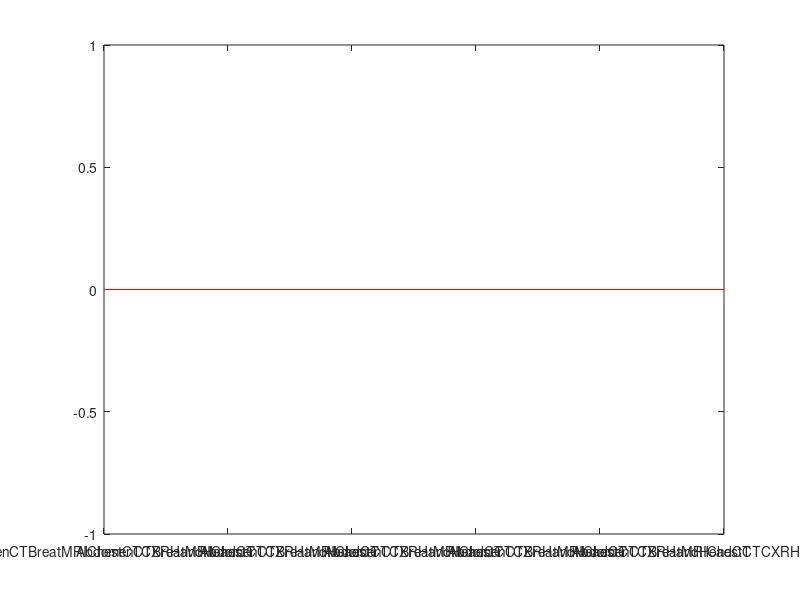
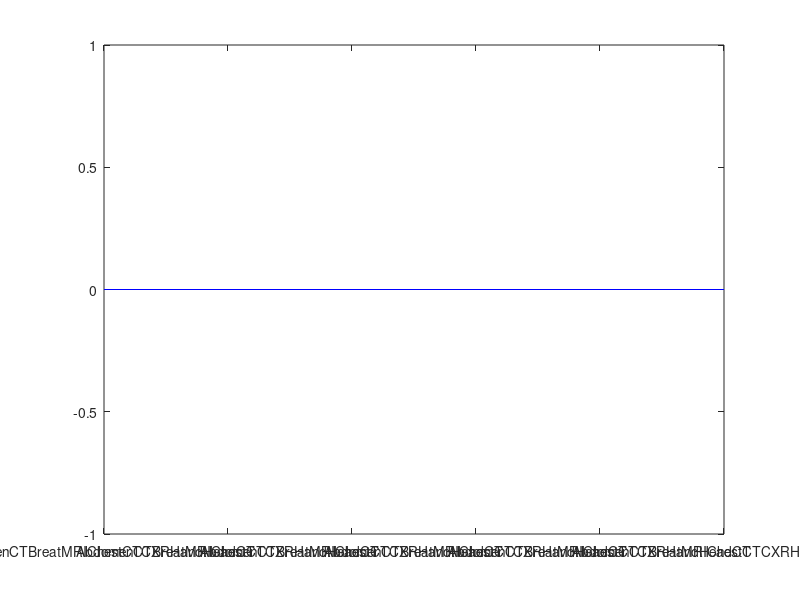

The MATLAB script that drew these images, in order:
%% Process results
results_folder = dir('results');

% N = 45;

% first load all results
N = length(results_folder)-2;
allRes = cell(N,2);

for i=3:N+2
    ind_res = load(['results', filesep, results_folder(i).name]);
    allRes{i-2,1} = ind_res.res;
    allRes{i-2,2} = results_folder(i).name;
end

%% Analysis per class

% res indexes per class
abdomen = [1:20, 121:140];
breast  = [21:40, 141:160];
chest   = [41:60, 161:180];
cxr     = [61:80, 181:200];
hand    = [81:100, 201:220];
head    = [101:120, 221:240];

classes = [abdomen; breast; chest; cxr; hand; head];
numClasses = 6;
classRes = zeros(numClasses,4);

% Process results per class
for c = 1:numClasses
    idxs = classes(c,:);
    Rob = 0; Unk = 0; Norob = 0; Avgtime = 0;
    for i=1:N
        [rob, unk, norob, time] = process_model_res(allRes{i,1}, idxs);
        Rob = Rob + rob; Unk = Unk + unk; 
        Norob = Norob + norob; Avgtime = Avgtime + time;
    end
    Avgtime = Avgtime/N;
    classRes(c,:) = [Rob, Unk, Norob, Avgtime];
end

%% Analysis per regularizer

regs = ["dropout", "jacobian", "l2"];
Nregs = length(regs);
regRes = zeros(Nregs,4); % dropout, jacobian, l2
idxs = 1:240; % all indexes for the rest of the results

for r = 1:Nregs
    Rob = 0; Unk = 0; Norob = 0; Avgtime = 0;
    count = 0;
    for i=1:N
        if contains(allRes{i,2}, regs(r))
            [rob, unk, norob, time] = process_model_res(allRes{i,1}, idxs);
            Rob = Rob + rob; Unk = Unk + unk; 
            Norob = Norob + norob; Avgtime = Avgtime + time;
            count = count + 1;
        end
    end
    Avgtime = Avgtime/count;
    regRes(r,:) = [Rob, Unk, Norob, Avgtime];
end

%% Analysis per initialization scheme

inits = ["glorot", "he", "narrow"]; 
Ninits = length(inits);
initRes = zeros(Ninits,4);
idxs = 1:240; % all indexes for the rest of the results

for r = 1:Ninits
    Rob = 0; Unk = 0; Norob = 0; Avgtime = 0;
    count = 0;
    for i=1:N
        if contains(allRes{i,2}, inits(r))
            [rob, unk, norob, time] = process_model_res(allRes{i,1}, idxs);
            Rob = Rob + rob; Unk = Unk + unk; 
            Norob = Norob + norob; Avgtime = Avgtime + time;
            count = count + 1;
        end
    end
    Avgtime = Avgtime/count;
    initRes(r,:) = [Rob, Unk, Norob, Avgtime];
end


%% Analysis per reg, per init (3 x 3)

% Order:
% dropout (glorot -> he -> narrow) -> jacobian (glorot -> he -> narrow) -> L2 (glorot -> he -> narrow)

regInitRes = zeros(Ninits*Nregs,4);
idxs = 1:240; % all indexes for the rest of the results

for i=1:N
    combo = ceil(i/5);
    [rob, unk, norob, time] = process_model_res(allRes{i,1}, idxs);
    regInitRes(combo,1) = regInitRes(combo,1) + rob; % robust
    regInitRes(combo,2) = regInitRes(combo,2) + unk; % unknown
    regInitRes(combo,3) = regInitRes(combo,3) + norob; % not robust
    regInitRes(combo,4) = regInitRes(combo,4) + time; % computation time
end
regInitRes(:,4) = regInitRes(:,4)/5; % 5 = number of models per combo


%% Analysis per reg per class

% Order:
% dropout (1,2,3,4,5,6) -> jacobian (1,2,3,4,5,6) -> L2 (1,2,3,4,5,6)

regClassRes = zeros(numClasses*Nregs,4);

% Process results per class
for c = 1:numClasses
    idxs = classes(c,:);
    for i=1:N
        [rob, unk, norob, time] = process_model_res(allRes{i,1}, idxs);
        if contains(allRes{i,2}, "dropout")
            regClassRes(c,1) = regClassRes(c,1) + rob;
            regClassRes(c,2) = regClassRes(c,2) + unk;
            regClassRes(c,3) = regClassRes(c,3) + norob;
            regClassRes(c,4) = regClassRes(c,4) + time;
        elseif contains(allRes{i,2}, "jacobian")
            regClassRes(c+6,1) = regClassRes(c+6,1) + rob;
            regClassRes(c+6,2) = regClassRes(c+6,2) + unk;
            regClassRes(c+6,3) = regClassRes(c+6,3) + norob;
            regClassRes(c+6,4) = regClassRes(c+6,4) + time;
        else % L2
            regClassRes(c+12,1) = regClassRes(c+12,1) + rob;
            regClassRes(c+12,2) = regClassRes(c+12,2) + unk;
            regClassRes(c+12,3) = regClassRes(c+12,3) + norob;
            regClassRes(c+12,4) = regClassRes(c+12,4) + time;
        end
    end
end
regClassRes(:,4) = regClassRes(:,4)/15; % (5 models per init, so 15 models total)


%% Analysis per reg per init per class

regInitClassRes = zeros(numClasses*Nregs*Ninits,4);

for i=1:N
    combo = floor(i/5);
    for c = 1:numClasses
        idxs = classes(c,:);
        [rob, unk, norob, time] = process_model_res(allRes{i,1}, idxs);
        regInitClassRes(combo*6+c,1) = regInitClassRes(combo*6+c,1) + rob; % robust
        regInitClassRes(combo*6+c,2) = regInitClassRes(combo*6+c,2) + unk; % unknown
        regInitClassRes(combo*6+c,3) = regInitClassRes(combo*6+c,3) + norob; % not robust
        regInitClassRes(combo*6+c,4) = regInitClassRes(combo*6+c,4) + time; % computation time
    end
end
regInitClassRes(:,4) = regInitClassRes(:,4)/5; % 5 = number of models per combo

classNames = ["AbdomenCT", "BreatMRI", "ChestCT", "CXR", "Hand", "HeadCT"];


%% Visualize results

% Figure comparing # robust
figure; % this figure does not look too good
plot(1:6, classRes(:,1),'r');
set(gca, 'xtick', 1:6)
set(gca, 'xticklabel', classNames)

% Figure comparing computation times
figure; % this figure does not look too good
plot(1:6, classRes(:,4),'b');
set(gca, 'xtick', 1:6)
set(gca, 'xticklabel', classNames)


%% Helper functions
% Process results per model
function [rob, unk, norob, avg_time] = process_model_res(res, idxs)
    rob   = sum(res(idxs,1) == 1);
    unk   = sum(res(idxs,1) == 2);
    norob = sum(res(idxs,1) == 0);
    avg_time = sum(res(idxs,2))/length(idxs);
end